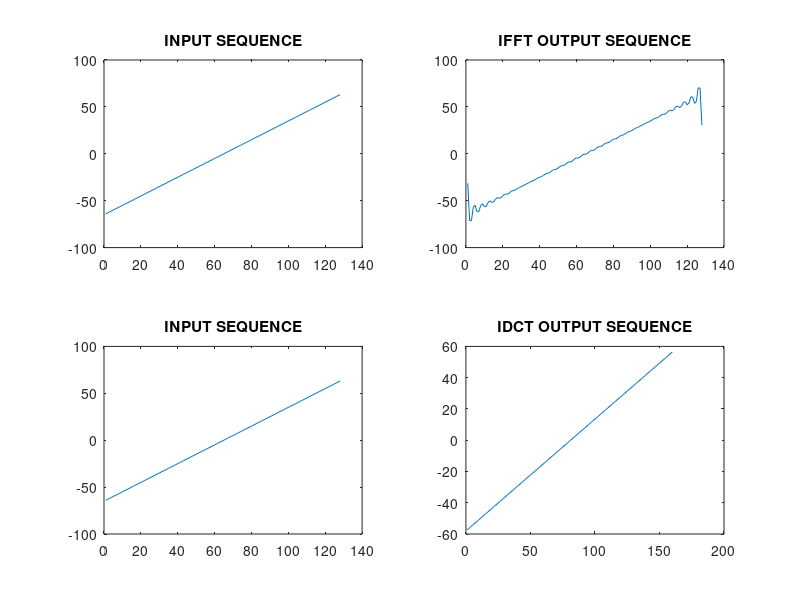

The MATLAB script that drew this image:
% Author : Vishwas K Singh
% E-mail : vishwasks32@gmail.com
% Description : Script to compare DCT and DFT in terms of energy
%               compactness

% Prepare by clearing the screen
clc;clear all;close all;

% Generate the sequence x[n] = n-64 for n = 0 ..... 127
n = 0:127;
x = n-64;
z = x;

% X[k] = DFT(x[n])
Xk = fft(x);

% For various values of L set to zero "High Frequency coefficients" 
% Xk[64-L] =...Xk[64]=...Xk[64+L] = 0 and find inverse DFT
L = 32;
Xk((64 - L):(L + 64)) = 0;
Yf = ifft(Xk);

% Plot input Sequence
subplot(2,2,1);
plot(x);
title('INPUT SEQUENCE');

% Plot IFFT Output Sequence
subplot(2,2,2);
plot(real(Yf(1:128)));
title('IFFT OUTPUT SEQUENCE');

% XDCT[k] = DCT(x[n])
XDCTk = dct(z);

% For same valuse of L, set to zero "High frequency Coefficients"
% XDCT[127-L]=...XDCT[127] and take IDCT
XDCTk((128-L):(128+L)) = 0;
Xl = idct(XDCTk);

% Plot input squence
subplot(2,2,3);
plot(z);
title('INPUT SEQUENCE');

% Plot the IDCT Output Sequence
subplot(2,2,4);
plot(Xl);
title('IDCT OUTPUT SEQUENCE');
